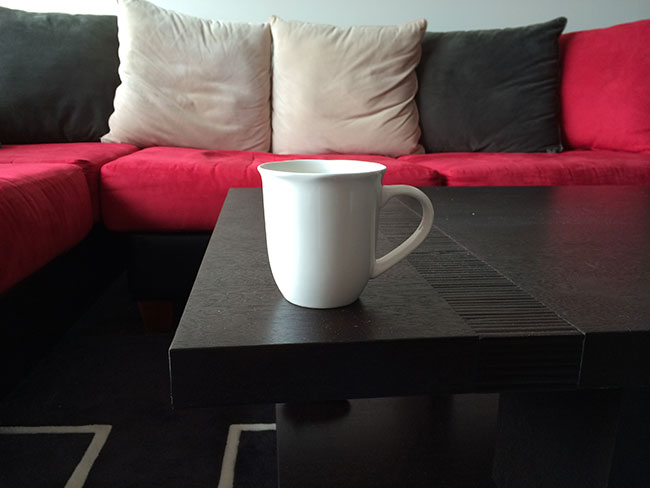
#> input picture 04-object-detection/01-template-matching/data/source_01.jpg, 650 x 488 px
$ python 02-adaptive-thresholding.py --input ../../04-object-detection/01-template-matching/data/source_01.jpg
#> lines starting #> are read from the running program, lines starting #| are printed output that depends on the picture; after the words box and inside, x2 and y2 are one past the last pixel; in counts of white or black regions, pixels touching at a corner belong together
## Set up session:
import argparse

import numpy as np
import cv2

if __name__ == '__main__':
    # Parse command-line arguments:
    parser = argparse.ArgumentParser()
    parser.add_argument(
        "-i", "--input",
        type=str,
        required=True,
        help="Path to input image."
    )
    args = vars(parser.parse_args())

    # Read and format:
    image_original = cv2.imread(args["input"])
#> image_original is the input picture: shape (488, 650, 3); mean B, G, R 64.3, 63.3, 82.3
    image_grayscale = cv2.cvtColor(image_original, cv2.COLOR_BGR2GRAY)
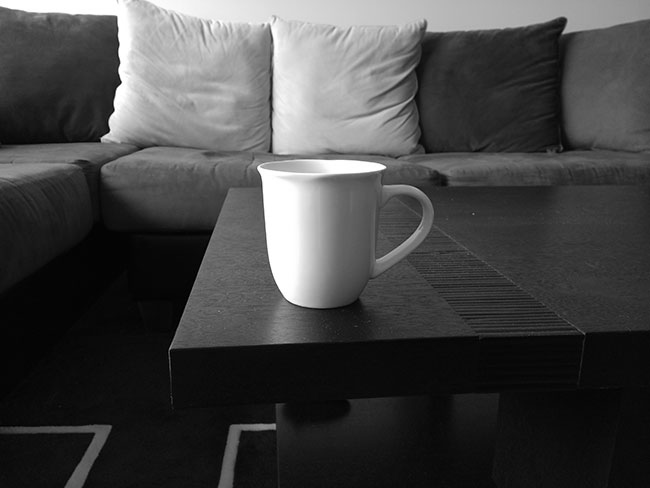
#> image_grayscale: shape (488, 650); min 0, max 255, mean 69.1
    image_smoothed = cv2.GaussianBlur(image_grayscale, (5, 5), sigmaX=0, sigmaY=0)
    # Display original image:
    cv2.imshow("Input", image_original)
    cv2.waitKey(0)

    # Otsu's method--ptimal thresholding for bi-moddal intensity histogram:
    image_binary = cv2.adaptiveThreshold(
        image_smoothed,
        255,
        # 1. Mean calculation method:
        cv2.ADAPTIVE_THRESH_MEAN_C,
        # cv2.ADAPTIVE_THRESH_GAUSSIAN_C,
        cv2.THRESH_BINARY_INV,
        # 2. Neighborhood size:
        13,
        # 3. Constant C for T tuning:
        5
    )
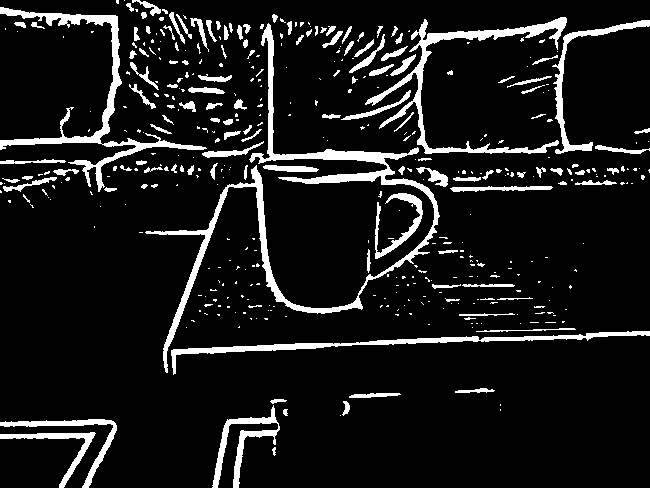
#> image_binary: shape (488, 650); 9.8% white; 426 white regions (298 under 20 px), largest, box (x1, y1, x2, y2) and area: (145, 23, 440, 373) 6459, (0, 7, 207, 192) 3548, (365, 17, 567, 154) 3178
    kernel_close = cv2.getStructuringElement(
        cv2.MORPH_RECT,
        (5, 5)
    )
    image_closed = cv2.morphologyEx(
        image_binary,
        cv2.MORPH_CLOSE,
        kernel_close
    )
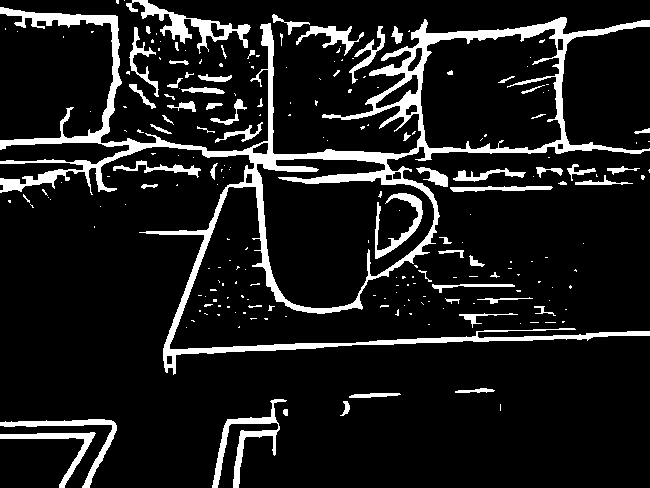
#> image_closed: shape (488, 650); 11.1% white; 223 white regions (159 under 20 px), largest, box (x1, y1, x2, y2) and area: (0, 7, 650, 375) 21702, (126, 0, 251, 54) 1549, (212, 399, 287, 488) 1397

    cv2.imshow("Mask: Adaptive", image_closed)
    cv2.waitKey(0)

    image_segmented = cv2.bitwise_and(
        image_original, image_original, mask = image_closed
    )
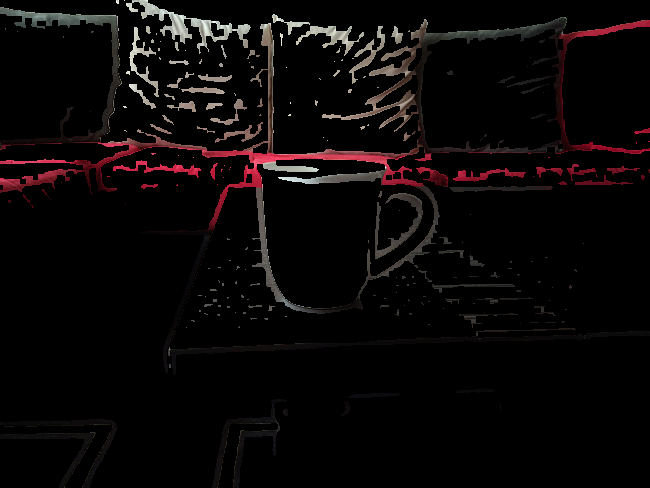
#> image_segmented: shape (488, 650, 3); mean B, G, R 7.2, 7.2, 10.3

    cv2.imshow("Segmented", image_segmented)
    cv2.waitKey(0)

$ run again, on 04-object-detection/01-template-matching/data/source_03.jpg
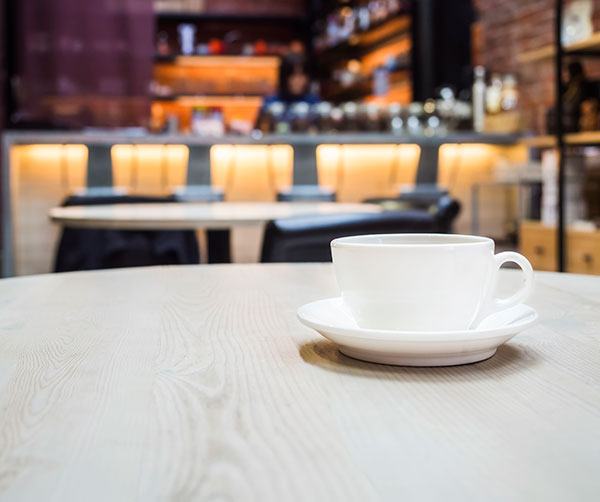
#> input picture 04-object-detection/01-template-matching/data/source_03.jpg, 600 x 502 px
#> image_original is the input picture: shape (502, 600, 3); mean B, G, R 146, 153.4, 166.8
#> `image_binary = cv2.adaptiveThreshold( image_smoothed, 255,`:
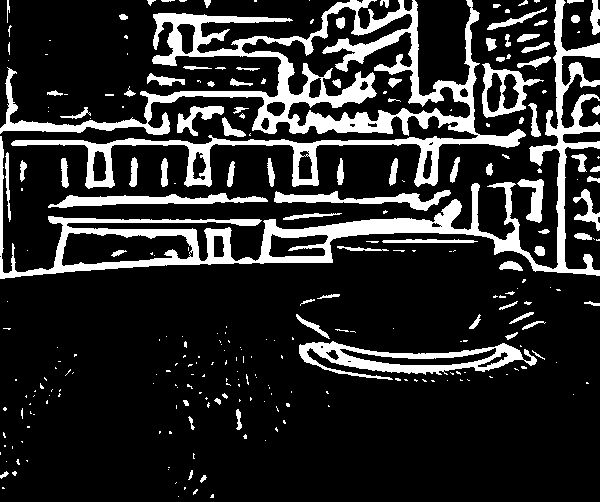
#> image_binary: shape (502, 600); 17.3% white; 274 white regions (184 under 20 px), largest, box (x1, y1, x2, y2) and area: (0, 0, 526, 189) 20855, (0, 0, 600, 279) 14389, (299, 341, 537, 380) 3345
#> image_closed: shape (502, 600); 18.1% white; 213 white regions (144 under 20 px), largest, box (x1, y1, x2, y2) and area: (0, 0, 600, 279) 40813, (296, 314, 545, 381) 4170, (48, 193, 268, 208) 1578
#> `image_segmented = cv2.bitwise_and( image_original, image_original, mas..`:
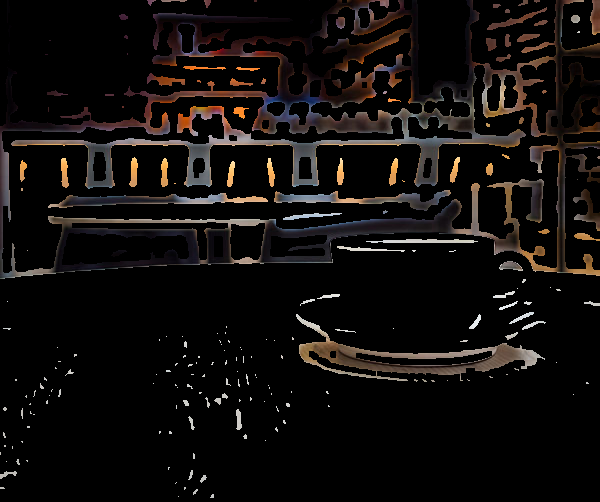
#> image_segmented: shape (502, 600, 3); mean B, G, R 12.3, 13.6, 16.7

$ run again, on 04-object-detection/01-template-matching/data/template.jpg
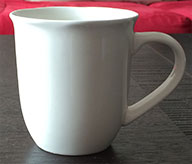
#> input picture 04-object-detection/01-template-matching/data/template.jpg, 192 x 164 px
#> image_original is the input picture: shape (164, 192, 3); mean B, G, R 118.6, 119.9, 133.8
#> `image_binary = cv2.adaptiveThreshold( image_smoothed, 255,`:
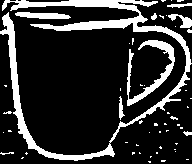
#> image_binary: shape (164, 192); 18.3% white; 53 white regions (44 under 20 px), largest, box (x1, y1, x2, y2) and area: (0, 0, 192, 161) 4067, (127, 40, 175, 106) 785, (15, 12, 71, 19) 283
#> image_closed: shape (164, 192); 20.4% white; 31 white regions (26 under 20 px), largest, box (x1, y1, x2, y2) and area: (0, 0, 192, 161) 6077, (167, 0, 192, 8) 106, (170, 116, 180, 126) 31, (183, 131, 192, 136) 31, (0, 152, 14, 155) 26
#> `image_segmented = cv2.bitwise_and( image_original, image_original, mas..`:
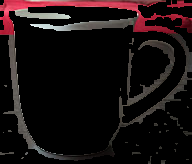
#> image_segmented: shape (164, 192, 3); mean B, G, R 16.1, 15.4, 24.3
